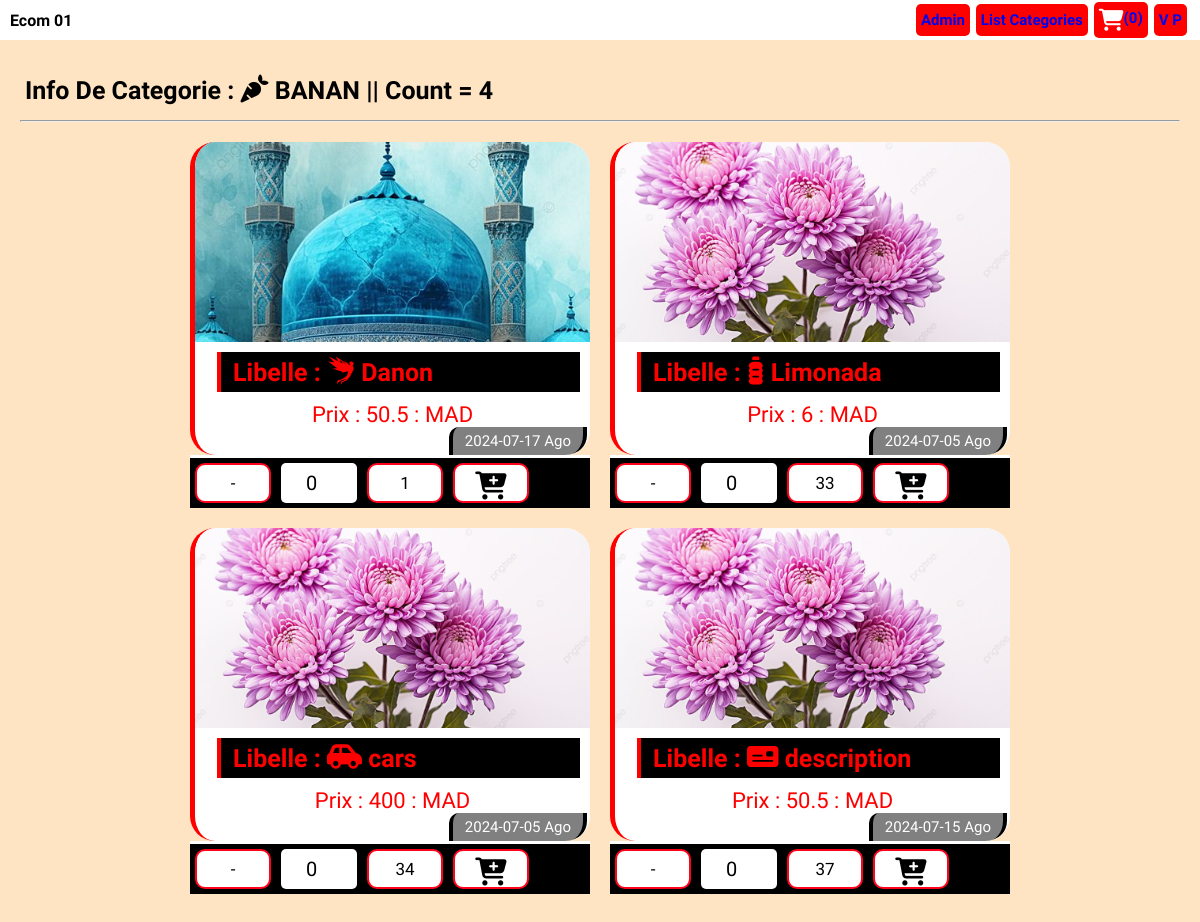
Page /Larave/Client/categories.php?id=3 (signed in) on the committed database.
### tables this page shows
CREATE TABLE `ec_catg` (
  `id_cg` int(11) NOT NULL,
  `libelle` varchar(255) DEFAULT NULL,
  `descrip` varchar(255) DEFAULT NULL,
  `date_crate_c` datetime DEFAULT NULL,
  `econ_c` varchar(200) DEFAULT NULL
);

CREATE TABLE `ec_prod` (
  `id_p` int(11) NOT NULL,
  `libelle` varchar(255) DEFAULT NULL,
  `prix` double DEFAULT NULL,
  `discont` int(11) DEFAULT NULL,
  `id_cg` int(11) DEFAULT NULL,
  `date_crate_p` datetime DEFAULT NULL,
  `econ_c` varchar(200) DEFAULT NULL,
  `image_p` varchar(200) DEFAULT NULL
);

### Larave/Client/categories.php (the view, shortened to what this page needs)
<?php
require_once "../databaseEcom.php";
if (isset($_GET["id"])) {
    $id = $_GET["id"];
    $sql = $pdo->prepare("SELECT * from ec_prod where  id_cg= ? ");
    $sql->execute([$id]);
    $tab_prod = $sql->fetchAll(PDO::FETCH_ASSOC);
}
$sql = $pdo->prepare("SELECT * FROM `ec_catg` WHERE  `id_cg` = ?;");
$sql->execute([$id]);
$tab_categ_one = $sql->fetch(PDO::FETCH_OBJ);
?>
<!DOCTYPE html>
<html lang="en">
<head>
    <link rel="stylesheet" href="css/style.css">
</head>
<body>
    <?php include_once("nav_cline.php");   ?>
    <div class="list-cat-prod">
        <div class="container-global catgr">
            <h2>Info De Categorie :
                <i class="<?php echo  $tab_categ_one->econ_c; ?> "></i>
                <?php echo strtoupper($tab_categ_one->libelle);
                echo "  ||  Count = " . count($tab_prod);  ?>
            </h2>
            <hr />
            <div class="porteur">
                <?php
                foreach ($tab_prod as $prod) {
                ?>
                    <div>
                        <a href="detail_Produit.php?id=<?= $prod["id_p"]   ?>">
                            <div class=' liste-cat card-prod'>
                                <div class="img-div">
                                    <img src="../<?= ($prod["image_p"] ? $prod["image_p"]   : "Upload/no-Image.JPG");  ?>">
                                </div>
                                <div class="infor-div">
                                    <h2>Libelle : <i class="<?php echo  $prod['econ_c']; ?> "></i> <?php echo   " " . $prod["libelle"] ?></h2>
                                    <div>Prix : <?= $prod["prix"] ?> : MAD</div>
                                    <span><?= date_format(date_create($prod["date_crate_p"]), "Y-m-d")  ?> Ago</span>
                                </div>
                            </div>
                        </a>
                        <?php
                        $id_p = $prod["id_p"];
                        require("counter.php"); ?>
                    </div>
                <?php
                }
                ?>
            </div>
        </div>
    </div>
</body>
</html>

### Larave/Client/nav_cline.php (shortened to what this page needs)
<?php
$nbrProd = 0;
?>
<link rel="stylesheet" href="../css/style.css">
<link rel="stylesheet" href="../fonts/fontawesome-free-6.5.2-web(1)/fontawesome-free-6.5.2-web/css/all.min.css">
<nav class=" nav-bar">
    <span class="logo">
        Ecom 01
    </span>
    <li class="list-nav">
        <ul>
            <a href="../index.php">Admin</a>
        </ul>
        <ul>
            <a href="index.php">List Categories</a>
        </ul>
        <ul>
            <a href="panier.php" class="panier">
                <i class="fa-solid fa-cart-shopping"></i>
                (<?= $nbrProd; ?>)
            </a>
        </ul>
        <ul>
            <a href="vider_panier.php" class="panier">
                V P
            </a>
        </ul>
    </li>
</nav>

### Larave/Client/counter.php (shortened to what this page needs)
<?php
$qtt=0;
?>
<div class="center-elm cntr">
    <form method="post"  action="ajouter_panier.php" >
        <button   class="btn btn-catg btn-moins">-</button>
        <input type="number" name="qtt" class="counter" min="0" value="<?php echo $qtt ;?>"  >
        <button   class="btn btn-catg  btn-plus"><?= $id_p   ?></button>
        <button   type="submit" class="btn btn-catg_sub "><?php  if($qtt > 0) echo '<i class="fa-regular fa-pen-to-square"></i> '; else echo '<i class="fa-solid fa-cart-plus"></i>';    ?></button>
    </form>
</div>

### Larave/CSS/style.css (style rules this page uses)
* { margin: 0; padding: 0; box-sizing: border-box; list-style: none; font-family: "Playwrite IT Moderna", cursive; font-size: 15px; }
a { text-decoration: none; }
body { background-color: bisque; }
.btn { padding: 2px 4px; font-size: 12px; margin: 2px 1px; border: 2px solid #ff031b; cursor: pointer; }
.btn-catg , .btn-catg, .btn-catg_sub { width: max-content; margin:5px; border-radius:10px; padding:3px 5px; }
i { font-size: 28px; }
textarea, input { border: none; outline: none; border-radius: 10% 0px 8px 0px; padding: 2px 3px; }
.container-global { padding: 5px; margin: 10px auto; }
.nav-bar { display: flex; justify-content: space-between; padding: 0 10px; height: 40px; background-color: white; }
.nav-bar .list-nav, .nav-bar .logo { display: flex; justify-content: center; align-items: center; font-size: 16px; font-weight: bold; }
.nav-bar .list-nav ul a { padding: 7px 5px; margin: 0px 3px; border-radius: 5px; background-color: red; display: flex; flex-wrap: nowrap; }
.nav-bar .list-nav ul .panier i { font-size: 22px; color: white; }
.nav-bar .logo { transition: .2s; }
* { z-index: 5; }

### rows in the picture
ec_catg: libelle "BANAN"
ec_prod: image_p (picture), libelle "Danon", prix "50.5", date_crate_p "2024-07-17", id_p "1"
ec_prod: image_p (picture), libelle "Limonada", prix "6", date_crate_p "2024-07-05", id_p "33"
ec_prod: image_p (picture), libelle "cars", prix "400", date_crate_p "2024-07-05", id_p "34"
ec_prod: image_p (picture), libelle "description", prix "50.5", date_crate_p "2024-07-15", id_p "37"

### other values in the picture
$nbrProd "0"
count($tab_prod) "4"
